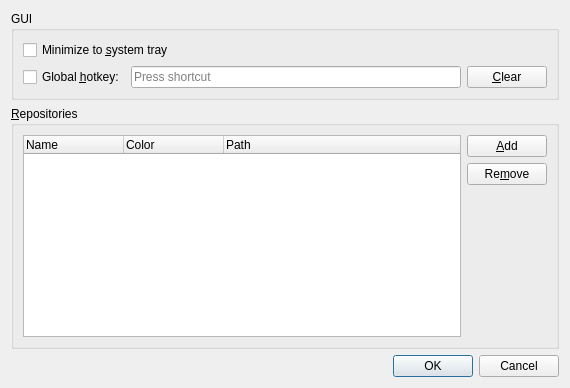
<?xml version="1.0" encoding="UTF-8"?>
<ui version="4.0">
 <class>SettingsDialog</class>
 <widget class="QDialog" name="SettingsDialog">
  <property name="geometry">
   <rect>
    <x>0</x>
    <y>0</y>
    <width>570</width>
    <height>388</height>
   </rect>
  </property>
  <property name="windowTitle">
   <string>Settings</string>
  </property>
  <property name="toolTipDuration">
   <number>-19</number>
  </property>
  <layout class="QVBoxLayout" name="verticalLayout">
   <item>
    <widget class="QGroupBox" name="groupBox_2">
     <property name="title">
      <string>GUI</string>
     </property>
     <layout class="QGridLayout" name="gridLayout_2">
      <item row="1" column="0">
       <widget class="QCheckBox" name="hotkeyCheckbox">
        <property name="text">
         <string>Global &amp;hotkey:</string>
        </property>
       </widget>
      </item>
      <item row="1" column="1">
       <widget class="QKeySequenceEdit" name="hotkeyInput"/>
      </item>
      <item row="1" column="2">
       <widget class="QPushButton" name="clearHotkeyButton">
        <property name="text">
         <string>&amp;Clear</string>
        </property>
       </widget>
      </item>
      <item row="0" column="0" colspan="3">
       <widget class="QCheckBox" name="systrayCheckbox">
        <property name="text">
         <string>Minimize to &amp;system tray</string>
        </property>
       </widget>
      </item>
     </layout>
     <zorder>hotkeyInput</zorder>
     <zorder>hotkeyCheckbox</zorder>
     <zorder>systrayCheckbox</zorder>
     <zorder>clearHotkeyButton</zorder>
    </widget>
   </item>
   <item>
    <widget class="QGroupBox" name="groupBox">
     <property name="title">
      <string>&amp;Repositories</string>
     </property>
     <layout class="QGridLayout" name="gridLayout">
      <item row="0" column="1">
       <widget class="QPushButton" name="addReposButton">
        <property name="text">
         <string>&amp;Add</string>
        </property>
       </widget>
      </item>
      <item row="1" column="1">
       <widget class="QPushButton" name="removeReposButton">
        <property name="text">
         <string>Re&amp;move</string>
        </property>
       </widget>
      </item>
      <item row="0" column="0" rowspan="3">
       <widget class="QTreeWidget" name="reposTree">
        <property name="dragEnabled">
         <bool>true</bool>
        </property>
        <property name="dragDropMode">
         <enum>QAbstractItemView::InternalMove</enum>
        </property>
        <property name="selectionBehavior">
         <enum>QAbstractItemView::SelectItems</enum>
        </property>
        <property name="rootIsDecorated">
         <bool>false</bool>
        </property>
        <property name="columnCount">
         <number>3</number>
        </property>
        <column>
         <property name="text">
          <string>Name</string>
         </property>
        </column>
        <column>
         <property name="text">
          <string>Color</string>
         </property>
        </column>
        <column>
         <property name="text">
          <string>Path</string>
         </property>
        </column>
       </widget>
      </item>
      <item row="2" column="1">
       <spacer name="verticalSpacer">
        <property name="orientation">
         <enum>Qt::Vertical</enum>
        </property>
        <property name="sizeHint" stdset="0">
         <size>
          <width>20</width>
          <height>119</height>
         </size>
        </property>
       </spacer>
      </item>
     </layout>
    </widget>
   </item>
   <item>
    <widget class="QDialogButtonBox" name="buttonBox">
     <property name="orientation">
      <enum>Qt::Horizontal</enum>
     </property>
     <property name="standardButtons">
      <set>QDialogButtonBox::Cancel|QDialogButtonBox::Ok</set>
     </property>
    </widget>
   </item>
  </layout>
 </widget>
 <tabstops>
  <tabstop>systrayCheckbox</tabstop>
  <tabstop>hotkeyCheckbox</tabstop>
  <tabstop>hotkeyInput</tabstop>
  <tabstop>clearHotkeyButton</tabstop>
  <tabstop>reposTree</tabstop>
  <tabstop>addReposButton</tabstop>
  <tabstop>removeReposButton</tabstop>
 </tabstops>
 <resources/>
 <connections>
  <connection>
   <sender>buttonBox</sender>
   <signal>accepted()</signal>
   <receiver>SettingsDialog</receiver>
   <slot>accept()</slot>
   <hints>
    <hint type="sourcelabel">
     <x>248</x>
     <y>254</y>
    </hint>
    <hint type="destinationlabel">
     <x>157</x>
     <y>274</y>
    </hint>
   </hints>
  </connection>
  <connection>
   <sender>buttonBox</sender>
   <signal>rejected()</signal>
   <receiver>SettingsDialog</receiver>
   <slot>reject()</slot>
   <hints>
    <hint type="sourcelabel">
     <x>316</x>
     <y>260</y>
    </hint>
    <hint type="destinationlabel">
     <x>286</x>
     <y>274</y>
    </hint>
   </hints>
  </connection>
 </connections>
</ui>
